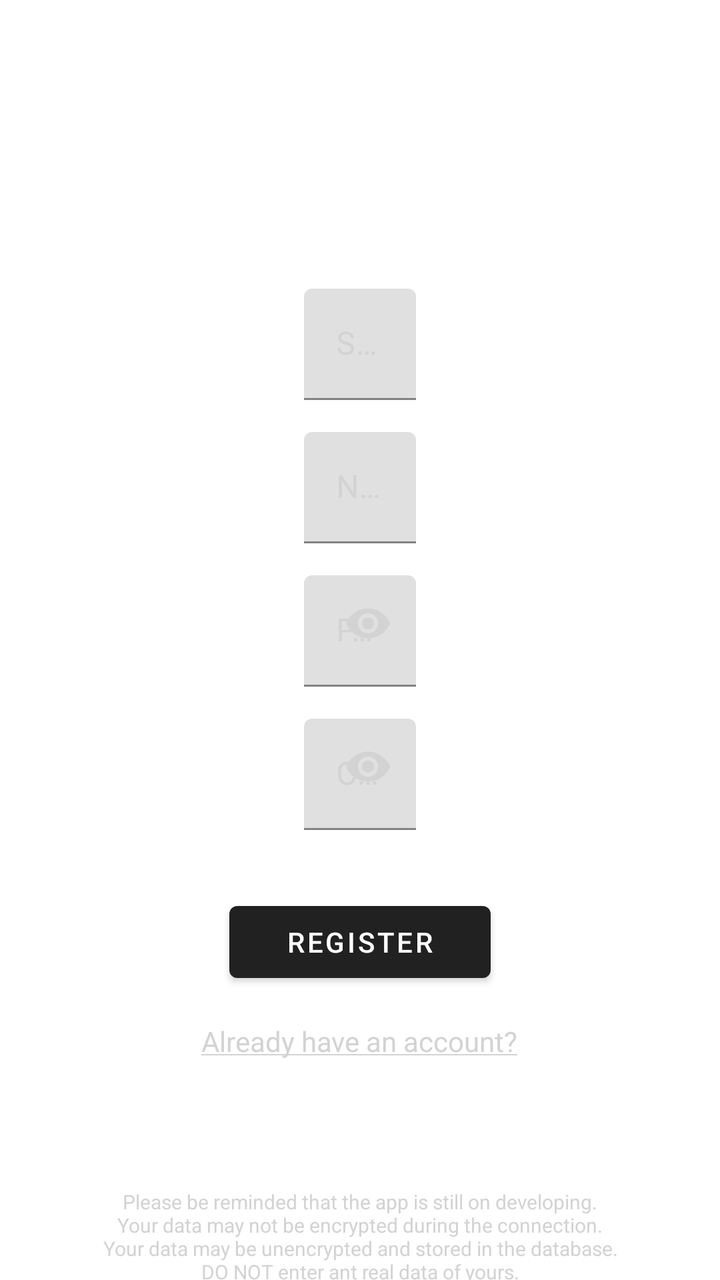
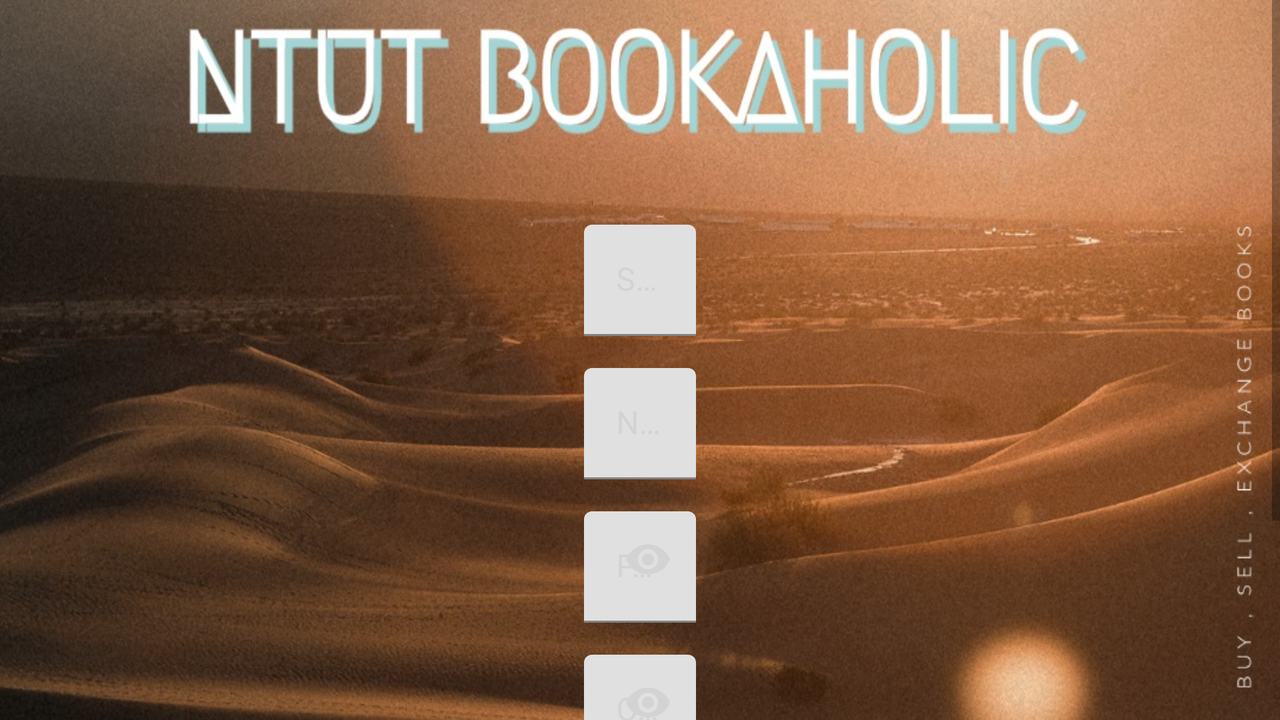

An Android layout and its configuration variant, each rendered on a device that would load it. The default file and the variant file are quoted in full after the pictures.
<!-- AndroidManifest.xml: activity theme Theme.MaterialComponents.Light.DarkActionBar -->
<!-- res/layout/activity_register.xml -->
<?xml version="1.0" encoding="utf-8"?>
<LinearLayout xmlns:android="http://schemas.android.com/apk/res/android"
    xmlns:app="http://schemas.android.com/apk/res-auto"
    xmlns:tools="http://schemas.android.com/tools"
    android:layout_width="match_parent"
    android:layout_height="match_parent"
    android:background="@color/JetBlack"
    android:orientation="vertical">

    <TextView
        android:id="@+id/text_register"
        android:layout_width="wrap_content"
        android:layout_height="wrap_content"
        android:layout_gravity="center"
        android:layout_marginTop="64dp"
        android:text="@string/register"
        android:textColor="@color/White"
        android:textSize="36sp"
        android:textStyle="bold" />

    <com.google.android.material.textfield.TextInputLayout
        android:layout_width="wrap_content"
        android:layout_height="wrap_content"
        android:layout_gravity="center"
        android:layout_marginTop="32dp"
        android:textColorHint="@color/LightGray"
        app:boxStrokeColor="@color/LightGray"
        app:hintTextColor="@color/LightGray">

        <EditText
            android:id="@+id/register_studentID"
            android:layout_width="wrap_content"
            android:layout_height="wrap_content"
            android:autofillHints="@string/studentID"
            android:background="@color/JetBlack"
            android:ems="16"
            android:hint="@string/studentID"
            android:inputType="textPersonName"
            android:textColor="@color/White" />

    </com.google.android.material.textfield.TextInputLayout>

    <com.google.android.material.textfield.TextInputLayout
        android:layout_width="wrap_content"
        android:layout_height="wrap_content"
        android:layout_gravity="center"
        android:layout_marginTop="16dp"
        android:textColorHint="@color/LightGray"
        app:boxStrokeColor="@color/LightGray"
        app:hintTextColor="@color/LightGray">

        <EditText
            android:id="@+id/register_name"
            android:layout_width="wrap_content"
            android:layout_height="wrap_content"
            android:autofillHints="@string/name"
            android:background="@color/JetBlack"
            android:ems="16"
            android:hint="@string/name"
            android:inputType="textPersonName"
            android:textColor="@color/White" />

    </com.google.android.material.textfield.TextInputLayout>

    <com.google.android.material.textfield.TextInputLayout
        android:layout_width="wrap_content"
        android:layout_height="wrap_content"
        android:layout_gravity="center"
        android:layout_marginTop="16dp"
        android:textColorHint="@color/LightGray"
        app:boxStrokeColor="@color/LightGray"
        app:hintTextColor="@color/LightGray"
        app:passwordToggleEnabled="true"
        app:passwordToggleTint="@color/LightGray">

        <EditText
            android:id="@+id/register_password"
            android:layout_width="wrap_content"
            android:layout_height="wrap_content"
            android:autofillHints="@string/password"
            android:background="@color/JetBlack"
            android:ems="16"
            android:hint="@string/password"
            android:inputType="textPassword"
            android:textColor="@color/White" />

    </com.google.android.material.textfield.TextInputLayout>

    <com.google.android.material.textfield.TextInputLayout
        android:layout_width="wrap_content"
        android:layout_height="wrap_content"
        android:layout_gravity="center"
        android:layout_marginTop="16dp"
        android:textColorHint="@color/LightGray"
        app:boxStrokeColor="@color/LightGray"
        app:hintTextColor="@color/LightGray"
        app:passwordToggleEnabled="true"
        app:passwordToggleTint="@color/LightGray">

        <EditText
            android:id="@+id/register_confirm_password"
            android:layout_width="wrap_content"
            android:layout_height="wrap_content"
            android:autofillHints="@string/confirm_password"
            android:background="@color/JetBlack"
            android:ems="16"
            android:hint="@string/confirm_password"
            android:inputType="textPassword"
            android:textColor="@color/White" />

    </com.google.android.material.textfield.TextInputLayout>

    <Button
        android:id="@+id/btn_register"
        android:layout_width="wrap_content"
        android:layout_height="wrap_content"
        android:layout_gravity="center"
        android:layout_marginTop="32dp"
        android:ems="10"
        android:maxEms="16"
        android:minEms="8"
        android:text="@string/register" />

    <TextView
        android:id="@+id/text_gotoLogin"
        android:layout_width="wrap_content"
        android:layout_height="wrap_content"
        android:layout_gravity="center"
        android:layout_marginTop="16dp"
        android:text="@string/have_an_account"
        android:textColor="@color/LightGray" />

    <TextView
        android:id="@+id/textView5"
        android:layout_width="match_parent"
        android:layout_height="wrap_content"
        android:layout_gravity="center"
        android:layout_marginTop="64dp"
        android:gravity="center"
        android:paddingLeft="32dp"
        android:paddingRight="32dp"
        android:text="@string/alphaBetaWaring"
        android:textColor="@color/LightGray"
        android:textSize="10sp" />

</LinearLayout>
<!-- resources referenced by this layout -->
<resources>
  <color name="LightGray">#D3D3D3</color>
  <color name="White">#FFFFFF</color>
  <string name="alphaBetaWaring">Please be reminded that the app is still on developing.\nYour data may not be encrypted during the connection.\nYour data may be unencrypted and stored in the database.\nDO NOT enter ant real data of yours.</string>
  <string name="confirm_password">Confirm Password</string>
  <string name="have_an_account"><u>Already have an account?</u></string>
  <string name="name">Name</string>
  <string name="password">Password</string>
  <string name="register">REGISTER</string>
  <string name="studentID">Student ID</string>
</resources>
<!-- res/layout-land/activity_register.xml (the repository's variant of the layout above) -->
<!-- drawn on the phone turned sideways -->
<?xml version="1.0" encoding="utf-8"?>

<LinearLayout xmlns:android="http://schemas.android.com/apk/res/android"
    xmlns:app="http://schemas.android.com/apk/res-auto"
    xmlns:tools="http://schemas.android.com/tools"
    android:layout_width="match_parent"
    android:layout_height="match_parent"
    android:background="@drawable/login_bg_land"
    android:orientation="vertical">

    <ScrollView
        android:layout_width="match_parent"
        android:layout_height="match_parent">

        <LinearLayout
            android:layout_width="match_parent"
            android:layout_height="wrap_content"
            android:orientation="vertical">

            <TextView
                android:id="@+id/text_register"
                android:layout_width="wrap_content"
                android:layout_height="wrap_content"
                android:layout_gravity="center"
                android:layout_marginTop="32dp"
                android:text="@string/register"
                android:textColor="@color/White"
                android:textSize="36sp"
                android:textStyle="bold"
                android:visibility="invisible" />

            <com.google.android.material.textfield.TextInputLayout
                android:layout_width="wrap_content"
                android:layout_height="wrap_content"
                android:layout_gravity="center"
                android:layout_marginTop="32dp"
                android:textColorHint="@color/LightGray"
                app:boxStrokeColor="@color/LightGray"
                app:hintTextColor="@color/LightGray">

                <EditText
                    android:id="@+id/register_studentID"
                    android:layout_width="wrap_content"
                    android:layout_height="wrap_content"
                    android:autofillHints="@string/studentID"
                    android:background="@color/JetBlack"
                    android:ems="16"
                    android:hint="@string/studentID"
                    android:inputType="textPersonName"
                    android:textColor="@color/White" />

            </com.google.android.material.textfield.TextInputLayout>

            <com.google.android.material.textfield.TextInputLayout
                android:layout_width="wrap_content"
                android:layout_height="wrap_content"
                android:layout_gravity="center"
                android:layout_marginTop="16dp"
                android:textColorHint="@color/LightGray"
                app:boxStrokeColor="@color/LightGray"
                app:hintTextColor="@color/LightGray">

                <EditText
                    android:id="@+id/register_name"
                    android:layout_width="wrap_content"
                    android:layout_height="wrap_content"
                    android:autofillHints="@string/name"
                    android:background="@color/JetBlack"
                    android:ems="16"
                    android:hint="@string/name"
                    android:inputType="textPersonName"
                    android:textColor="@color/White" />

            </com.google.android.material.textfield.TextInputLayout>

            <com.google.android.material.textfield.TextInputLayout
                android:layout_width="wrap_content"
                android:layout_height="wrap_content"
                android:layout_gravity="center"
                android:layout_marginTop="16dp"
                android:textColorHint="@color/LightGray"
                app:boxStrokeColor="@color/LightGray"
                app:hintTextColor="@color/LightGray"
                app:passwordToggleEnabled="true"
                app:passwordToggleTint="@color/LightGray">

                <EditText
                    android:id="@+id/register_password"
                    android:layout_width="wrap_content"
                    android:layout_height="wrap_content"
                    android:autofillHints="@string/password"
                    android:background="@color/JetBlack"
                    android:ems="16"
                    android:hint="@string/password"
                    android:inputType="textPassword"
                    android:textColor="@color/White" />

            </com.google.android.material.textfield.TextInputLayout>

            <com.google.android.material.textfield.TextInputLayout
                android:layout_width="wrap_content"
                android:layout_height="wrap_content"
                android:layout_gravity="center"
                android:layout_marginTop="16dp"
                android:textColorHint="@color/LightGray"
                app:boxStrokeColor="@color/LightGray"
                app:hintTextColor="@color/LightGray"
                app:passwordToggleEnabled="true"
                app:passwordToggleTint="@color/LightGray">

                <EditText
                    android:id="@+id/register_confirm_password"
                    android:layout_width="wrap_content"
                    android:layout_height="wrap_content"
                    android:autofillHints="@string/confirm_password"
                    android:background="@color/JetBlack"
                    android:ems="16"
                    android:hint="@string/confirm_password"
                    android:inputType="textPassword"
                    android:textColor="@color/White" />

            </com.google.android.material.textfield.TextInputLayout>

            <Button
                android:id="@+id/btn_register"
                android:layout_width="wrap_content"
                android:layout_height="wrap_content"
                android:layout_gravity="center"
                android:layout_marginTop="32dp"
                android:ems="10"
                android:maxEms="16"
                android:minEms="8"
                android:text="@string/register" />

            <TextView
                android:id="@+id/text_gotoLogin"
                android:layout_width="wrap_content"
                android:layout_height="wrap_content"
                android:layout_gravity="center"
                android:layout_marginTop="16dp"
                android:onClick="gotoLogin"
                android:text="@string/have_an_account"
                android:textColor="@color/LightGray" />
        </LinearLayout>
    </ScrollView>

</LinearLayout>
<!-- resources referenced by the variant -->
<!-- as the phone turned sideways resolves them -->
<resources>
  <color name="LightGray">#D3D3D3</color>
  <color name="White">#FFFFFF</color>
  <!-- drawable login_bg_land: jpg bitmap (drawable, 198816 bytes) -->
  <string name="confirm_password">Confirm Password</string>
  <string name="have_an_account"><u>Already have an account?</u></string>
  <string name="name">Name</string>
  <string name="password">Password</string>
  <string name="register">REGISTER</string>
  <string name="studentID">Student ID</string>
</resources>
